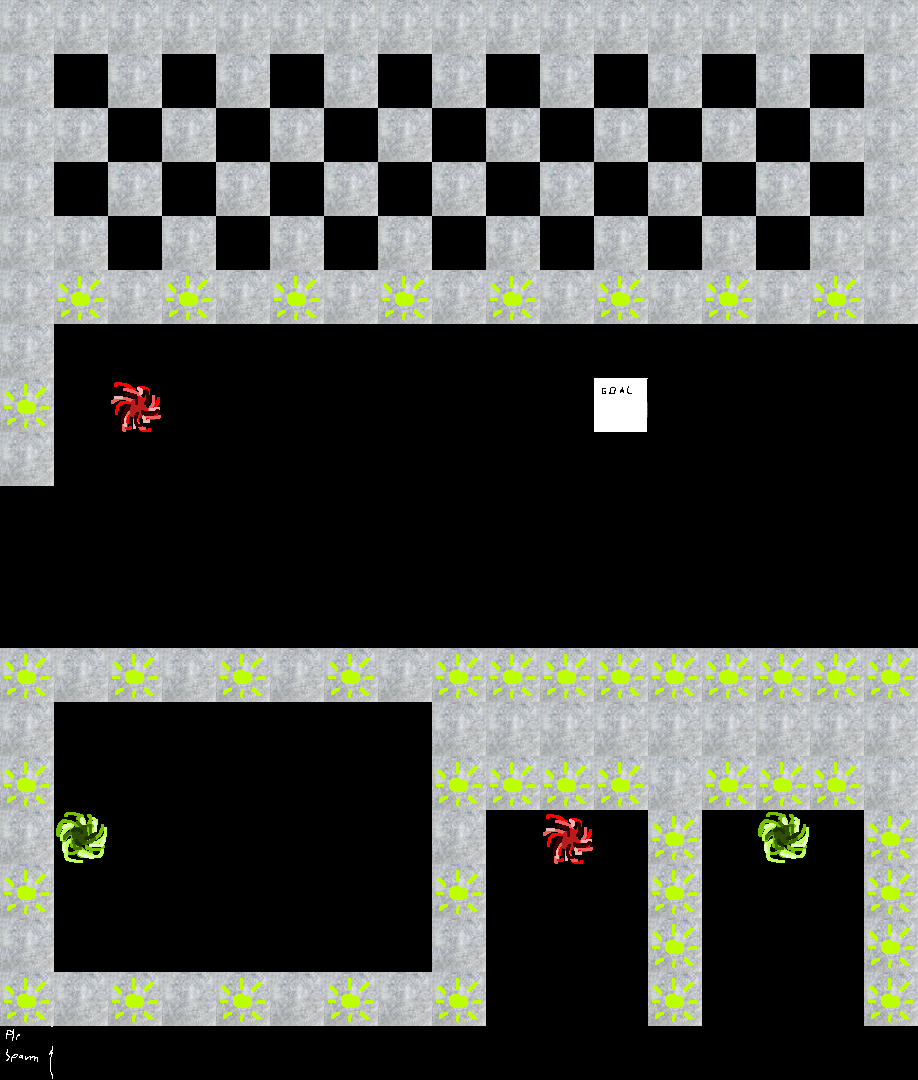

A 2D game scene composited from a Tiled map and its tileset images. What follows is a short description and the map's XML, with each tile layer's data collapsed to a summary:
An orthogonal 17x20 tile map with 54x54 px tiles, 2 tile layers (Tile Layer 1, Tile Layer 2).

<map version="1.9" tiledversion="1.9.0" orientation="orthogonal" renderorder="right-down" width="17" height="20" tilewidth="54" tileheight="54" infinite="0" nextlayerid="3" nextobjectid="1">
 <tileset firstgid="1" source="temp2.tsx" />
 <layer id="1" name="Tile Layer 1" width="17" height="20">
  <data>[340 cells, 141 non-empty, 5 distinct tile ids]</data>
 </layer>
 <layer id="2" name="Tile Layer 2" width="17" height="20">
  <data>[340 cells, 45 non-empty, 1 distinct tile ids]</data>
 </layer>
</map>
